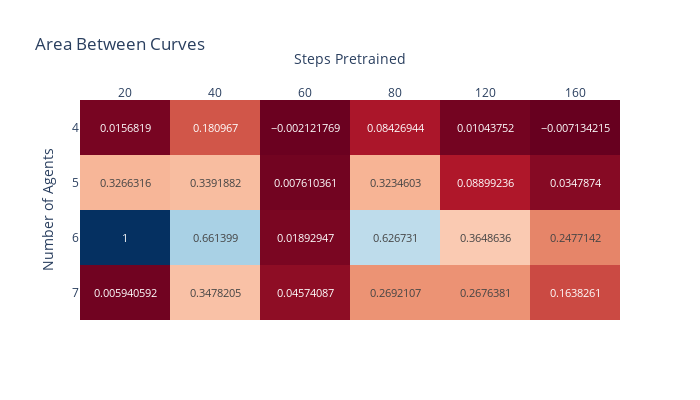

This figure's notebook cell:
### Markdown cell above
## For Multiwalker

### Code cell
data = []
for num_agents in range(4,8):
    base_x, base_mean, retrain_results = plot_avg_retrain(
        num_agents, env="Multiwalker", show=False, pre_agents=3,
        path=['multiwalker_history.csv','tune_multiwalker_history.csv']
        )

    for steps in retrain_results.steps_pretrained.unique():
        if steps < 200:
            res = retrain_results[retrain_results.steps_pretrained==steps
                                ]['per_agent_erm']
            a = int(steps/num_agents)
            b = a+len(res)
            dif = res.values - base_mean[a:b].values
            auc = dif.cumsum().max() * num_agents
            data.append({
                'Number of Agents': num_agents,
                'Steps Pretrained': steps,
                'Area Under Curve': auc,
            })

import plotly.express as px

df = pd.DataFrame(data)
piv = df.pivot(index="Number of Agents", columns="Steps Pretrained")

fig = px.imshow(piv.values/piv.values.max(), text_auto=True, title="Area Between Curves",
                labels=dict(x="Steps Pretrained", y="Number of Agents"),
                color_continuous_scale='RdBu', 
                x=[f"{s}" for _,s in piv.columns.values],
                y=piv.index.values
                )
fig.update_coloraxes(showscale=False)
fig.update_xaxes(side="top")
fig.update_layout(width=700, height=400,)
fig.show()
#fig.write_image("Multiwalker-AUCs.png")

### Figure 1 — Plotly figure (JSON) as saved in the notebook; plotly's stock layout.template omitted (floating-point values rounded to 4 significant figures)
{"data": [{"coloraxis": "coloraxis", "hovertemplate": "Steps Pretrained: %{x}<br>Number of Agents: %{y}<br>color: %{z}<extra></extra>", "name": "0", "texttemplate": "%{z}", "type": "heatmap", "x": ["20", "40", "60", "80", "120", "160"], "xaxis": "x", "y": [4, 5, 6, 7], "yaxis": "y", "z": [[0.01568, 0.181, -0.002122, 0.08427, 0.01044, -0.007134], [0.3266, 0.3392, 0.00761, 0.3235, 0.08899, 0.03479], [1, 0.6614, 0.01893, 0.6267, 0.3649, 0.2477], [0.005941, 0.3478, 0.04574, 0.2692, 0.2676, 0.1638]]}], "layout": {"coloraxis": {"colorscale": [[0, "rgb(103,0,31)"], [0.1, "rgb(178,24,43)"], [0.2, "rgb(214,96,77)"], [0.3, "rgb(244,165,130)"], [0.4, "rgb(253,219,199)"], [0.5, "rgb(247,247,247)"], [0.6, "rgb(209,229,240)"], [0.7, "rgb(146,197,222)"], [0.8, "rgb(67,147,195)"], [0.9, "rgb(33,102,172)"], [1, "rgb(5,48,97)"]], "showscale": false}, "height": 400, "title": {"text": "Area Between Curves"}, "width": 700, "xaxis": {"anchor": "y", "constrain": "domain", "domain": [0, 1], "scaleanchor": "y", "side": "top", "title": {"text": "Steps Pretrained"}}, "yaxis": {"anchor": "x", "autorange": "reversed", "constrain": "domain", "domain": [0, 1], "title": {"text": "Number of Agents"}}}}
